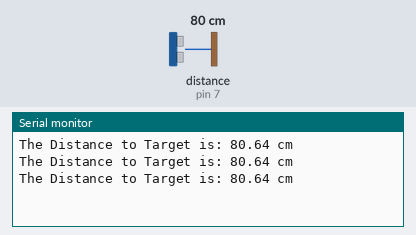
Bench run of a sketch on a simulated Arduino Uno, built with avr-gcc and run on an emulated ATmega328P. Parts: the last lines printed to the serial monitor. Wiring (inferred from the names in the program): ultrasonic range finder: trigger pin 6; echo pin 7. Inputs (shaded band) come from the test bench; at power-on: distance to the obstacle (sensor on pin 7) 80 cm. The echo pulse lasts 58.3 µs per cm.

Above: at 1.3 s.
1.4 s: distance to the obstacle (sensor on pin 7) set to 2 cm
At 1.9 s:
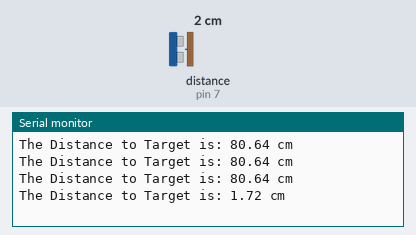
2.9 s: distance to the obstacle (sensor on pin 7) set to 4 cm
At 3.4 s:
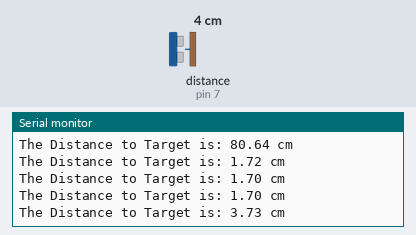
Timing chart, 0 to 5.9 s (numbered marks = the images above; inputs shaded):
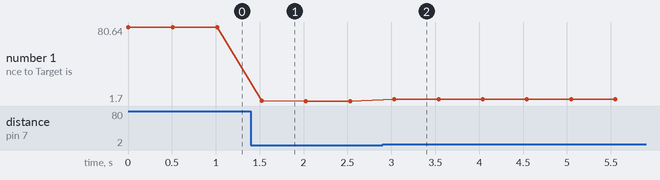

The sketch:

ultrasonic.ino
```cpp
int trigPin=6; //Sensor Trip pin connected to Arduino pin 13
int echoPin=7;  //Sensor Echo pin connected to Arduino pin 11
float pingTime;  //time for ping to travel from sensor to target and return
float targetDistance; //Distance to Target in inches
float speedOfSound=776.5; //Speed of sound in miles per hour when temp is 77 degrees.

void setup() {
  // put your setup code here, to run once:
  Serial.begin(9600);
  pinMode(trigPin, OUTPUT);
  pinMode(echoPin, INPUT);
}

void loop() {

  Serial.print("The Distance to Target is: ");
  Serial.print(ultrasonic(trigPin,echoPin));
  Serial.println(" cm");


  delay(500); //delay tenth of a  second to slow things down a little.
}

float ultrasonic(int tpin,int epin)
{
  digitalWrite(tpin, LOW); //Set trigger pin low
  delayMicroseconds(2000); //Let signal settle
  digitalWrite(tpin, HIGH); //Set trigPin high
  delayMicroseconds(15); //Delay in high state
  digitalWrite(tpin, LOW); //ping has now been sent
  delayMicroseconds(10); //Delay in low state

  pingTime = pulseIn(epin, HIGH);  //pingTime is presented in microceconds
  pingTime=pingTime/1000000; //convert pingTime to seconds by dividing by 1000000 (microseconds in a second)
  pingTime=pingTime/3600; //convert pingtime to hourse by dividing by 3600 (seconds in an hour)
  targetDistance= speedOfSound * pingTime;  //This will be in miles, since speed of sound was miles per hour
  targetDistance=targetDistance/2; //Remember ping travels to target and back from target, so you must divide by 2 for actual target distance.
  targetDistance= targetDistance*63360*2.54;    //Convert miles to inches by multipling by 63360 (inches per mile)
  return targetDistance;
}
```

Measured:
- after the input at 1.4 s, the serial monitor: prints a new line after 0.12 s (image 1)
- after the input at 2.9 s, the serial monitor: prints a new line after 0.13 s (image 2)
- plotted number 1: 80.64 → 1.7 after the input at 1.4 s, 1.7 → 3.73 after the input at 2.9 s
